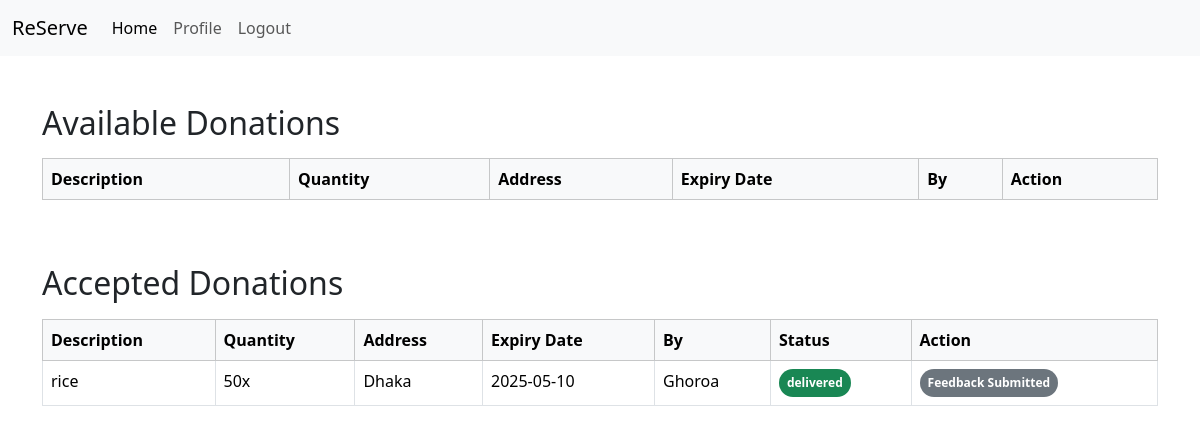
Page /dashboard/ngo (signed in) on the earlier database version.
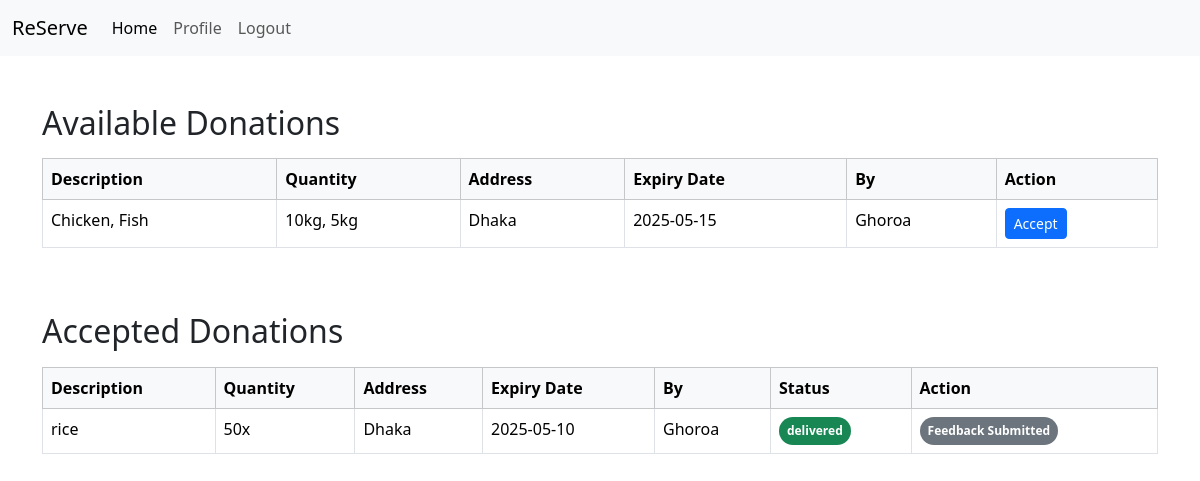
Same page on the later database version.
### models.py (models this page shows, shortened)
class Donation(db.Model):
    id = db.Column(db.Integer, primary_key=True)
    user_id = db.Column(db.Integer, db.ForeignKey('users.id'), nullable=False)
    restaurant_id = db.Column(db.Integer, db.ForeignKey('restaurant.id'), nullable=False)
    description = db.Column(db.String(500), nullable=False)
    quantity = db.Column(db.Integer, nullable=False)
    preference = db.Column(db.String(50), nullable=False)  # 'street_animal' or 'people'
    status = db.Column(db.String(50), default='pending')  # pending, accepted, completed, cancelled
    expiry_date = db.Column(db.String(50), nullable=False)
    feedback = db.relationship('DonationFeedback', backref='donation', lazy=True)

class Restaurant(db.Model):
    __tablename__ = 'restaurant'
    id = db.Column(db.Integer, primary_key=True, autoincrement=True)
    user_id = db.Column(db.Integer, db.ForeignKey('users.id'), nullable=False)
    name = db.Column(db.String(100), nullable=False)
    address = db.Column(db.String(200), nullable=False)
    donations = db.relationship('Donation', backref='restaurant', lazy=True)

### app.py (the view)
@app.route('/dashboard/ngo', methods=['GET', 'POST'])
def ngo():
    if session.get('role')=='ngo':
        if request.method == 'GET':
            ngo = NGO.query.filter_by(user_id=session['user_id']).first()
            available_donations = Donation.query.filter(
                (Donation.status == 'pending') &
                (Donation.preference == ngo.focus_area) &
                (Donation.restaurant.has(address=ngo.service_area))
            ).order_by(Donation.expiry_date.desc()).all()
            past_donations = Donation.query.filter(
                (Donation.status.like(f'accepted,{ngo.id},%')) |
                (Donation.status.like(f'delivered,{ngo.id},%'))
            ).order_by(Donation.expiry_date.desc()).all()
            donations_with_feedback = DonationFeedback.query.filter(
                DonationFeedback.ngo_id == ngo.id
            ).all()
            donation_ids_with_feedback = [f.donation_id for f in donations_with_feedback]
            return render_template('ngo.html',
                                  donations=available_donations,
                                  past_donations=past_donations,
                                  acceptedby=acceptedby,
                                  getRestaurant=getRestaurant,
                                  donation_ids_with_feedback=donation_ids_with_feedback)
    else:
            return render_template('ngo.html')

### app.py (called while the page is built)
def getRestaurant(id):
    return Restaurant.query.filter_by(id=id).first()

### templates/ngo.html (shortened to what this page needs)
{% extends 'bootstrap.html' %}
{% block body %}
<div class="container my-5">
    <h2 class="mb-3">Available Donations</h2>
    <div class="table-responsive">
        <table class="table table-bordered">
            <thead class="table-light">
                <tr>
                    <th>Description</th>
                    <th>Quantity</th>
                    <th>Address</th>
                    <th>Expiry Date</th>
                    <th>By</th>
                    <th>Action</th>
                </tr>
            </thead>
            <tbody>
                {% for donation in donations %}
                <tr>
                    <td>{{ donation.description }}</td>
                    <td>{{ donation.quantity }}</td>
                    <td>{{ getRestaurant(donation.restaurant_id).address }}</td>
                    <td>{{ donation.expiry_date }}</td>
                    <td>{{ getRestaurant(donation.restaurant_id).name }}</td>
                    <td>
                        <a href="{{ url_for('choose_volunteer', donation_id=donation.id) }}" class="btn btn-primary btn-sm">Accept</button>
                    </td>
                </tr>
                {% endfor %}
            </tbody>
        </table>
    </div>
    <h2 class="mt-5 mb-3">Accepted Donations</h2>
    <div class="table-responsive">
        <table class="table table-bordered">
            <thead class="table-light">
                <tr>
                    <th>Description</th>
                    <th>Quantity</th>
                    <th>Address</th>
                    <th>Expiry Date</th>
                    <th>By</th>
                    <th>Status</th>
                    <th>Action</th>
                </tr>
            </thead>
            <tbody>
                {% for donation in past_donations %}
                <tr>
                    <td>{{ donation.description }}</td>
                    <td>{{ donation.quantity }}</td>
                    <td>{{ getRestaurant(donation.restaurant_id).address }}</td>
                    <td>{{ donation.expiry_date }}</td>
                    <td>{{ getRestaurant(donation.restaurant_id).name }}</td>
                    <td><span class="badge p-2 rounded-pill bg-success">{{ donation.status.split(',')[0] }}</span></td>
                    <td>
                        {% if donation.status.split(',')[0] == 'delivered' and donation.id not in donation_ids_with_feedback %}
                            <a href="{{ url_for('submit_feedback', donation_id=donation.id) }}" class="btn btn-info btn-sm">Leave Feedback</a>
                        {% elif donation.id in donation_ids_with_feedback %}
                            <span class="badge p-2 rounded-pill bg-secondary">Feedback Submitted</span>
                        {% endif %}
                    </td>
                </tr>
                {% endfor %}
            </tbody>
        </table>
    </div>
</div>
{% endblock %}

Differences in the rows shown:
added Donation: description "Chicken, Fish", quantity "10kg, 5kg", {{ getRestaurant(donation.restaurant_id).address }} "Dhaka", expiry_date "2025-05-15", {{ getRestaurant(donation.restaurant_id).name }} "Ghoroa", shown under "Available Donations"
